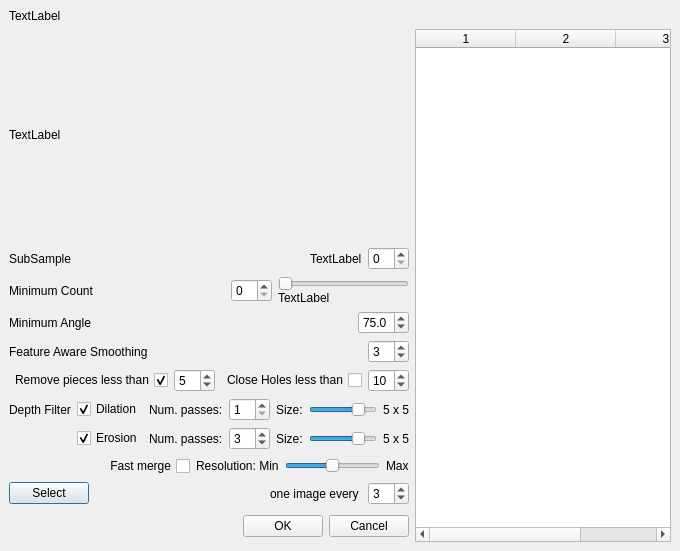
<ui version="4.0" >
 <class>v3dImportDialog</class>
 <widget class="QDialog" name="v3dImportDialog" >
  <property name="geometry" >
   <rect>
    <x>0</x>
    <y>0</y>
    <width>661</width>
    <height>551</height>
   </rect>
  </property>
  <property name="sizePolicy" >
   <sizepolicy>
    <hsizetype>7</hsizetype>
    <vsizetype>5</vsizetype>
    <horstretch>0</horstretch>
    <verstretch>0</verstretch>
   </sizepolicy>
  </property>
  <property name="windowTitle" >
   <string>V3D Import Settings</string>
  </property>
  <layout class="QGridLayout" >
   <property name="margin" >
    <number>9</number>
   </property>
   <property name="spacing" >
    <number>6</number>
   </property>
   <item row="2" column="0" >
    <layout class="QHBoxLayout" >
     <property name="margin" >
      <number>0</number>
     </property>
     <property name="spacing" >
      <number>6</number>
     </property>
     <item>
      <widget class="QLabel" name="label" >
       <property name="text" >
        <string>SubSample</string>
       </property>
      </widget>
     </item>
     <item>
      <spacer>
       <property name="orientation" >
        <enum>Qt::Horizontal</enum>
       </property>
       <property name="sizeHint" >
        <size>
         <width>40</width>
         <height>20</height>
        </size>
       </property>
      </spacer>
     </item>
     <item>
      <widget class="QLabel" name="imgSizeLabel" >
       <property name="text" >
        <string>TextLabel</string>
       </property>
      </widget>
     </item>
     <item>
      <widget class="QSpinBox" name="subsampleSpinBox" >
       <property name="toolTip" >
        <string>&lt;html>&lt;head>&lt;meta name="qrichtext" content="1" />&lt;/head>&lt;body style=" white-space: pre-wrap; font-family:MS Shell Dlg; font-size:8.25pt; font-weight:400; font-style:normal; text-decoration:none;">&lt;p style=" margin-top:0px; margin-bottom:0px; margin-left:0px; margin-right:0px; -qt-block-indent:0; text-indent:0px;">Set the subsample factor:&lt;/p>&lt;p style=" margin-top:0px; margin-bottom:0px; margin-left:0px; margin-right:0px; -qt-block-indent:0; text-indent:0px;">  1 the image is not resized&lt;/p>&lt;p style=" margin-top:0px; margin-bottom:0px; margin-left:0px; margin-right:0px; -qt-block-indent:0; text-indent:0px;">  2 image is halved &lt;span style=" font-style:italic;">(one point every 4)&lt;/span>&lt;/p>&lt;p style=" margin-top:0px; margin-bottom:0px; margin-left:0px; margin-right:0px; -qt-block-indent:0; text-indent:0px;">  3 image is reduced to one third &lt;span style=" font-style:italic;">(one point every 9)&lt;/span>&lt;/p>&lt;/body>&lt;/html></string>
       </property>
      </widget>
     </item>
    </layout>
   </item>
   <item row="5" column="0" >
    <layout class="QHBoxLayout" >
     <property name="margin" >
      <number>0</number>
     </property>
     <property name="spacing" >
      <number>6</number>
     </property>
     <item>
      <widget class="QLabel" name="label_5" >
       <property name="text" >
        <string>Feature Aware Smoothing</string>
       </property>
      </widget>
     </item>
     <item>
      <spacer>
       <property name="orientation" >
        <enum>Qt::Horizontal</enum>
       </property>
       <property name="sizeHint" >
        <size>
         <width>40</width>
         <height>20</height>
        </size>
       </property>
      </spacer>
     </item>
     <item>
      <widget class="QDoubleSpinBox" name="smoothSpinBox" >
       <property name="decimals" >
        <number>0</number>
       </property>
       <property name="maximum" >
        <double>20.000000000000000</double>
       </property>
       <property name="value" >
        <double>3.000000000000000</double>
       </property>
      </widget>
     </item>
    </layout>
   </item>
   <item row="8" column="0" >
    <layout class="QHBoxLayout" >
     <property name="margin" >
      <number>0</number>
     </property>
     <property name="spacing" >
      <number>6</number>
     </property>
     <item>
      <spacer>
       <property name="orientation" >
        <enum>Qt::Horizontal</enum>
       </property>
       <property name="sizeHint" >
        <size>
         <width>40</width>
         <height>20</height>
        </size>
       </property>
      </spacer>
     </item>
     <item>
      <widget class="QCheckBox" name="fastMergeCheckBox" >
       <property name="toolTip" >
        <string>&lt;html>&lt;head>&lt;meta name="qrichtext" content="1" />&lt;/head>&lt;body style=" white-space: pre-wrap; font-family:MS Shell Dlg; font-size:8.25pt; font-weight:400; font-style:normal; text-decoration:none;">&lt;p style=" margin-top:0px; margin-bottom:0px; margin-left:0px; margin-right:0px; -qt-block-indent:0; text-indent:0px;">Perform a fast, fixed resolution merging of all the range maps. If unchecked all the rangemaps are simply put in the same space without merging them.&lt;/p>&lt;/body>&lt;/html></string>
       </property>
       <property name="layoutDirection" >
        <enum>Qt::RightToLeft</enum>
       </property>
       <property name="text" >
        <string>Fast merge</string>
       </property>
      </widget>
     </item>
     <item>
      <widget class="QLabel" name="label_6" >
       <property name="text" >
        <string>Resolution: Min</string>
       </property>
      </widget>
     </item>
     <item>
      <widget class="QSlider" name="mergeResolutionSpinBox" >
       <property name="minimum" >
        <number>1</number>
       </property>
       <property name="maximum" >
        <number>5</number>
       </property>
       <property name="value" >
        <number>3</number>
       </property>
       <property name="orientation" >
        <enum>Qt::Horizontal</enum>
       </property>
      </widget>
     </item>
     <item>
      <widget class="QLabel" name="label_7" >
       <property name="text" >
        <string>Max</string>
       </property>
      </widget>
     </item>
    </layout>
   </item>
   <item rowspan="10" row="1" column="1" >
    <widget class="QTableWidget" name="imageTableWidget" >
     <property name="sizePolicy" >
      <sizepolicy>
       <hsizetype>3</hsizetype>
       <vsizetype>7</vsizetype>
       <horstretch>0</horstretch>
       <verstretch>0</verstretch>
      </sizepolicy>
     </property>
     <property name="columnCount" >
      <number>3</number>
     </property>
     <column/>
     <column/>
     <column/>
    </widget>
   </item>
   <item row="0" column="0" >
    <widget class="QLabel" name="infoLabel" >
     <property name="text" >
      <string>TextLabel</string>
     </property>
    </widget>
   </item>
   <item row="4" column="0" >
    <layout class="QHBoxLayout" >
     <property name="margin" >
      <number>0</number>
     </property>
     <property name="spacing" >
      <number>6</number>
     </property>
     <item>
      <widget class="QLabel" name="label_3" >
       <property name="text" >
        <string>Minimum Angle</string>
       </property>
      </widget>
     </item>
     <item>
      <spacer>
       <property name="orientation" >
        <enum>Qt::Horizontal</enum>
       </property>
       <property name="sizeHint" >
        <size>
         <width>40</width>
         <height>20</height>
        </size>
       </property>
      </spacer>
     </item>
     <item>
      <widget class="QDoubleSpinBox" name="qualitySpinBox" >
       <property name="decimals" >
        <number>1</number>
       </property>
       <property name="maximum" >
        <double>90.000000000000000</double>
       </property>
       <property name="singleStep" >
        <double>5.000000000000000</double>
       </property>
       <property name="value" >
        <double>75.000000000000000</double>
       </property>
      </widget>
     </item>
    </layout>
   </item>
   <item row="1" column="0" >
    <widget class="QLabel" name="previewLabel" >
     <property name="sizePolicy" >
      <sizepolicy>
       <hsizetype>7</hsizetype>
       <vsizetype>7</vsizetype>
       <horstretch>0</horstretch>
       <verstretch>0</verstretch>
      </sizepolicy>
     </property>
     <property name="text" >
      <string>TextLabel</string>
     </property>
    </widget>
   </item>
   <item row="9" column="0" >
    <layout class="QHBoxLayout" >
     <property name="margin" >
      <number>0</number>
     </property>
     <property name="spacing" >
      <number>6</number>
     </property>
     <item>
      <widget class="QPushButton" name="selectButton" >
       <property name="text" >
        <string>Select</string>
       </property>
      </widget>
     </item>
     <item>
      <spacer>
       <property name="orientation" >
        <enum>Qt::Horizontal</enum>
       </property>
       <property name="sizeHint" >
        <size>
         <width>40</width>
         <height>20</height>
        </size>
       </property>
      </spacer>
     </item>
     <item>
      <widget class="QLabel" name="label_4" >
       <property name="text" >
        <string>one image every </string>
       </property>
      </widget>
     </item>
     <item>
      <widget class="QSpinBox" name="subsampleSequenceSpinBox" >
       <property name="value" >
        <number>3</number>
       </property>
      </widget>
     </item>
    </layout>
   </item>
   <item row="3" column="0" >
    <layout class="QHBoxLayout" >
     <property name="margin" >
      <number>0</number>
     </property>
     <property name="spacing" >
      <number>6</number>
     </property>
     <item>
      <widget class="QLabel" name="label_2" >
       <property name="text" >
        <string>Minimum Count</string>
       </property>
      </widget>
     </item>
     <item>
      <spacer>
       <property name="orientation" >
        <enum>Qt::Horizontal</enum>
       </property>
       <property name="sizeHint" >
        <size>
         <width>91</width>
         <height>20</height>
        </size>
       </property>
      </spacer>
     </item>
     <item>
      <widget class="QSpinBox" name="minCountSpinBox" >
       <property name="toolTip" >
        <string>&lt;html>&lt;head>&lt;meta name="qrichtext" content="1" />&lt;/head>&lt;body style=" white-space: pre-wrap; font-family:MS Shell Dlg; font-size:8.25pt; font-weight:400; font-style:normal; text-decoration:none;">&lt;p style=" margin-top:0px; margin-bottom:0px; margin-left:0px; margin-right:0px; -qt-block-indent:0; text-indent:0px;">Set the minimum number of match for a sample to be accepted&lt;/p>&lt;p style=" margin-top:0px; margin-bottom:0px; margin-left:0px; margin-right:0px; -qt-block-indent:0; text-indent:0px;">3 means that only samples that had been found a correspondence with other 2 images or more are considered&lt;/p>&lt;/body>&lt;/html></string>
       </property>
      </widget>
     </item>
     <item>
      <layout class="QVBoxLayout" >
       <property name="margin" >
        <number>0</number>
       </property>
       <property name="spacing" >
        <number>0</number>
       </property>
       <item>
        <widget class="QSlider" name="minCountSlider" >
         <property name="sizePolicy" >
          <sizepolicy>
           <hsizetype>7</hsizetype>
           <vsizetype>0</vsizetype>
           <horstretch>0</horstretch>
           <verstretch>0</verstretch>
          </sizepolicy>
         </property>
         <property name="maximum" >
          <number>10</number>
         </property>
         <property name="orientation" >
          <enum>Qt::Horizontal</enum>
         </property>
        </widget>
       </item>
       <item>
        <widget class="QLabel" name="rangeLabel" >
         <property name="text" >
          <string>TextLabel</string>
         </property>
        </widget>
       </item>
      </layout>
     </item>
    </layout>
   </item>
   <item row="6" column="0" >
    <layout class="QHBoxLayout" >
     <property name="margin" >
      <number>0</number>
     </property>
     <property name="spacing" >
      <number>6</number>
     </property>
     <item>
      <widget class="QCheckBox" name="removeSmallCCCheckBox" >
       <property name="layoutDirection" >
        <enum>Qt::RightToLeft</enum>
       </property>
       <property name="text" >
        <string>Remove pieces less than</string>
       </property>
       <property name="checked" >
        <bool>true</bool>
       </property>
      </widget>
     </item>
     <item>
      <widget class="QDoubleSpinBox" name="maxCCDiagSpinBox" >
       <property name="sizePolicy" >
        <sizepolicy>
         <hsizetype>5</hsizetype>
         <vsizetype>0</vsizetype>
         <horstretch>0</horstretch>
         <verstretch>0</verstretch>
        </sizepolicy>
       </property>
       <property name="toolTip" >
        <string>&lt;html>&lt;head>&lt;meta name="qrichtext" content="1" />&lt;/head>&lt;body style=" white-space: pre-wrap; font-family:MS Shell Dlg; font-size:8.25pt; font-weight:400; font-style:normal; text-decoration:none;">&lt;p style=" margin-top:0px; margin-bottom:0px; margin-left:0px; margin-right:0px; -qt-block-indent:0; text-indent:0px;">When enabled, all the floating pieces smaller than the indicated percentage are deleted. Unit is the diagonal of the bounding box of the object&lt;/p>&lt;/body>&lt;/html></string>
       </property>
       <property name="decimals" >
        <number>0</number>
       </property>
       <property name="maximum" >
        <double>25.000000000000000</double>
       </property>
       <property name="singleStep" >
        <double>5.000000000000000</double>
       </property>
       <property name="value" >
        <double>5.000000000000000</double>
       </property>
      </widget>
     </item>
     <item>
      <spacer>
       <property name="orientation" >
        <enum>Qt::Horizontal</enum>
       </property>
       <property name="sizeHint" >
        <size>
         <width>40</width>
         <height>20</height>
        </size>
       </property>
      </spacer>
     </item>
     <item>
      <widget class="QCheckBox" name="holeCheckBox" >
       <property name="enabled" >
        <bool>true</bool>
       </property>
       <property name="layoutDirection" >
        <enum>Qt::RightToLeft</enum>
       </property>
       <property name="text" >
        <string>Close Holes less than</string>
       </property>
      </widget>
     </item>
     <item>
      <widget class="QSpinBox" name="holeSpinBox" >
       <property name="singleStep" >
        <number>5</number>
       </property>
       <property name="value" >
        <number>10</number>
       </property>
      </widget>
     </item>
    </layout>
   </item>
   <item row="7" column="0" >
    <layout class="QGridLayout" >
     <property name="margin" >
      <number>0</number>
     </property>
     <property name="spacing" >
      <number>6</number>
     </property>
     <item row="0" column="5" >
      <widget class="QSlider" name="dilationSizeSlider" >
       <property name="minimum" >
        <number>1</number>
       </property>
       <property name="maximum" >
        <number>6</number>
       </property>
       <property name="singleStep" >
        <number>1</number>
       </property>
       <property name="pageStep" >
        <number>5</number>
       </property>
       <property name="value" >
        <number>5</number>
       </property>
       <property name="orientation" >
        <enum>Qt::Horizontal</enum>
       </property>
      </widget>
     </item>
     <item row="1" column="3" >
      <widget class="QSpinBox" name="erosionNumPassSpinBox" >
       <property name="maximum" >
        <number>10</number>
       </property>
       <property name="minimum" >
        <number>1</number>
       </property>
       <property name="value" >
        <number>3</number>
       </property>
      </widget>
     </item>
     <item row="0" column="4" >
      <widget class="QLabel" name="lblDilationSize" >
       <property name="text" >
        <string>Size:</string>
       </property>
      </widget>
     </item>
     <item row="1" column="6" >
      <widget class="QLabel" name="lblErosionSizeValue" >
       <property name="text" >
        <string>5 x 5</string>
       </property>
      </widget>
     </item>
     <item row="0" column="3" >
      <widget class="QSpinBox" name="dilationNumPassSpinBox" >
       <property name="maximum" >
        <number>5</number>
       </property>
       <property name="minimum" >
        <number>1</number>
       </property>
      </widget>
     </item>
     <item row="0" column="2" >
      <widget class="QLabel" name="lblDilationSteps" >
       <property name="text" >
        <string>Num. passes:</string>
       </property>
      </widget>
     </item>
     <item row="1" column="5" >
      <widget class="QSlider" name="erosionSizeSlider" >
       <property name="minimum" >
        <number>1</number>
       </property>
       <property name="maximum" >
        <number>6</number>
       </property>
       <property name="singleStep" >
        <number>1</number>
       </property>
       <property name="pageStep" >
        <number>5</number>
       </property>
       <property name="value" >
        <number>5</number>
       </property>
       <property name="orientation" >
        <enum>Qt::Horizontal</enum>
       </property>
      </widget>
     </item>
     <item row="0" column="6" >
      <widget class="QLabel" name="lblDilationSizeValue" >
       <property name="text" >
        <string>5 x 5</string>
       </property>
      </widget>
     </item>
     <item row="1" column="2" >
      <widget class="QLabel" name="lblErosionSteps" >
       <property name="text" >
        <string>Num. passes:</string>
       </property>
      </widget>
     </item>
     <item row="0" column="0" >
      <widget class="QLabel" name="label_8" >
       <property name="text" >
        <string>Depth Filter</string>
       </property>
      </widget>
     </item>
     <item row="1" column="4" >
      <widget class="QLabel" name="lblErosionSize" >
       <property name="text" >
        <string>Size:</string>
       </property>
      </widget>
     </item>
     <item row="0" column="1" >
      <widget class="QCheckBox" name="dilationCheckBox" >
       <property name="text" >
        <string>Dilation</string>
       </property>
       <property name="checked" >
        <bool>true</bool>
       </property>
      </widget>
     </item>
     <item row="1" column="1" >
      <widget class="QCheckBox" name="erosionCheckBox" >
       <property name="text" >
        <string>Erosion</string>
       </property>
       <property name="checked" >
        <bool>true</bool>
       </property>
      </widget>
     </item>
    </layout>
   </item>
   <item row="10" column="0" >
    <layout class="QHBoxLayout" >
     <property name="margin" >
      <number>0</number>
     </property>
     <property name="spacing" >
      <number>6</number>
     </property>
     <item>
      <spacer>
       <property name="orientation" >
        <enum>Qt::Horizontal</enum>
       </property>
       <property name="sizeHint" >
        <size>
         <width>131</width>
         <height>31</height>
        </size>
       </property>
      </spacer>
     </item>
     <item>
      <widget class="QPushButton" name="okButton" >
       <property name="text" >
        <string>OK</string>
       </property>
      </widget>
     </item>
     <item>
      <widget class="QPushButton" name="cancelButton" >
       <property name="text" >
        <string>Cancel</string>
       </property>
      </widget>
     </item>
    </layout>
   </item>
  </layout>
 </widget>
 <resources/>
 <connections>
  <connection>
   <sender>okButton</sender>
   <signal>clicked()</signal>
   <receiver>v3dImportDialog</receiver>
   <slot>accept()</slot>
   <hints>
    <hint type="sourcelabel" >
     <x>554</x>
     <y>682</y>
    </hint>
    <hint type="destinationlabel" >
     <x>342</x>
     <y>405</y>
    </hint>
   </hints>
  </connection>
  <connection>
   <sender>cancelButton</sender>
   <signal>clicked()</signal>
   <receiver>v3dImportDialog</receiver>
   <slot>reject()</slot>
   <hints>
    <hint type="sourcelabel" >
     <x>637</x>
     <y>682</y>
    </hint>
    <hint type="destinationlabel" >
     <x>425</x>
     <y>433</y>
    </hint>
   </hints>
  </connection>
  <connection>
   <sender>removeSmallCCCheckBox</sender>
   <signal>toggled(bool)</signal>
   <receiver>maxCCDiagSpinBox</receiver>
   <slot>setEnabled(bool)</slot>
   <hints>
    <hint type="sourcelabel" >
     <x>348</x>
     <y>584</y>
    </hint>
    <hint type="destinationlabel" >
     <x>637</x>
     <y>584</y>
    </hint>
   </hints>
  </connection>
 </connections>
</ui>
